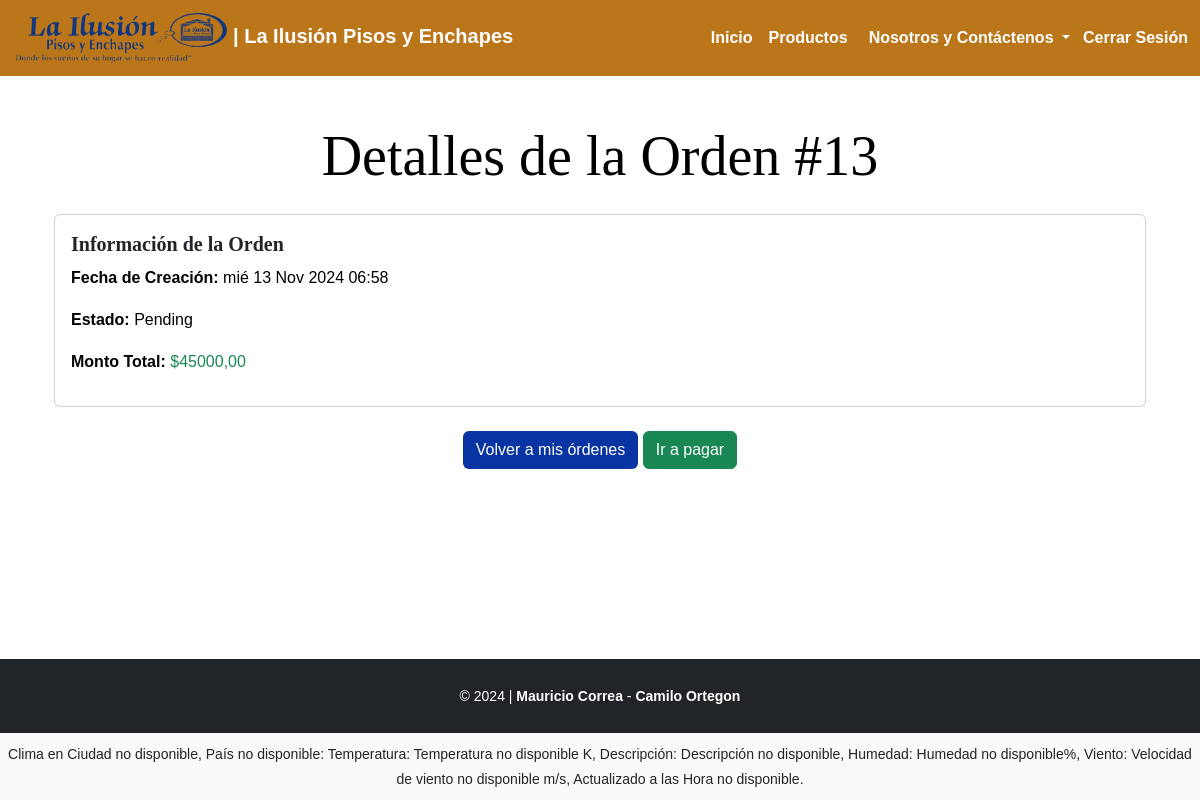
The app's page /order/13/ (signed in) with its own data.
### order/models.py (models this page shows, shortened)
class Orden(models.Model):
    STATUS_CHOICES = [
        ('PENDING', 'Pending'),
        ('PROCESSED', 'Processed'),
        ('SHIPPED', 'Shipped'),
        ('DELIVERED', 'Delivered'),
        ('CANCELLED', 'Cancelled'),
    ]
    orderNumber = models.AutoField(primary_key=True, unique=True)
    orderDate = models.DateTimeField(auto_now_add=True)
    totalAmount = models.DecimalField(max_digits=10, decimal_places=2, default=0)
    shoppingCart = models.ForeignKey(Carrito, on_delete=models.CASCADE)  # Un carrito puede tener múltiples órdenes
    status = models.CharField(max_length=10, choices=STATUS_CHOICES, default='PENDING')
    usuario = models.ForeignKey(settings.AUTH_USER_MODEL, on_delete=models.CASCADE, default=-1)

### order/views.py (the view)
# urls.py: path('<int:orden_id>/', VerOrdenView.as_view(), name='ver_orden'),
class VerOrdenView(LoginRequiredMixin,DetailView):
    login_url = 'login'  # Redirige a la página de login si no está autenticado
    model = Orden
    template_name = 'ver_orden.html'
    context_object_name = 'orden'
    def get_object(self):
        return get_object_or_404(Orden, pk=self.kwargs['orden_id'], usuario=self.request.user)

### companyinformation/context_processors.py (called while the page is built)
def weather_data(request):
    data = get_cached_api_data()
    return {'weather_data': data}

### order/templates/ver_orden.html (shortened to what this page needs)
{% extends 'base.html' %}
{% block content %}
<div class="container mt-5">
    <h1 class="display-4 text-center">Detalles de la Orden #{{ orden.orderNumber }}</h1>
    <div class="card mt-4">
        <div class="card-body">
            <h5 class="card-title">Información de la Orden</h5>
            <p><strong>Fecha de Creación:</strong> {{ orden.orderDate|date:"D d M Y H:i" }}</p>
            <p><strong>Estado:</strong> {{ orden.get_status_display }}</p>
            <p><strong>Monto Total:</strong> <span class="text-success">${{ orden.totalAmount }}</span></p>
        </div>
    </div>
    <div class="text-center mt-4">
        <a href="{% url 'mis_ordenes' %}" class="btn" style="background-color: #0833a2; color: white;">Volver a mis órdenes</a>
        <a href="{% url 'comprar_ahora' %}" class="btn btn-success">Ir a pagar</a>
    </div>
</div>
{% endblock %}

### companyinformation/static/css/app.css (style rules this page uses)
html, body { height: 100%; }
body { display: flex; flex-direction: column; }
.container { flex: 1; }
body { display: flex; flex-direction: column; font-family: Arial, sans-serif; font-size: 16px; color: #000000; line-height: 1.6; }
h1, h2, h3, h4, h5, h6 { font-family: 'Georgia', serif; color: #000000; font-weight: bold; line-height: 1.3; }
a { color: #000000; text-decoration: none; }
p { font-size: 1rem; color: #000000; }

### companyinformation/templates/base.html (style rules this page uses)
html, body { height: 100%; margin: 0; }

### records on screen
Orden: orderNumber "13", orderDate "mié 13 Nov 2024 06:58", status "Pending", totalAmount "45000,00"

### other values on screen
{{ weather_data.city }} "Ciudad no disponible"
{{ weather_data.country }} "País no disponible"
{{ weather_data.temperature }} "Temperatura no disponible"
{{ weather_data.description }} "Descripción no disponible"
{{ weather_data.humidity }} "Humedad no disponible"
{{ weather_data.wind_speed }} "Velocidad de viento no disponible"
{{ weather_data.data_time }} "Hora no disponible"
